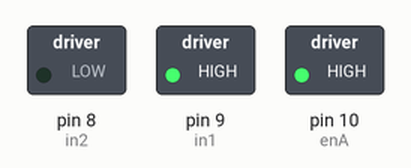
The sketch below on a simulated Arduino Uno, built with avr-gcc and run on an emulated ATmega328P. Shown: switched loads named in the sketch (green lamp = pin HIGH). What the sketch prints to the serial monitor is not drawn.

Above: at 0.1 s.
Timing chart, 0 to 1.6 s (numbered marks = the images above):
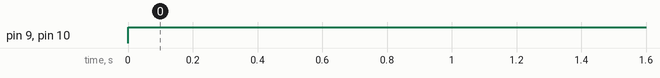

The sketch:

Motor_Code_1.ino
```cpp
#define enA 10
#define in1 9
#define in2 8
int motorSpeedA = 100;

void setup() {
  pinMode(enA, OUTPUT);
  pinMode(in1, OUTPUT);
  pinMode(in2, OUTPUT);
  Serial.begin(115200);
}

void loop() {

    motorSpeedA = 255;

    digitalWrite(in1, HIGH);
    digitalWrite(in2, LOW);

  Serial.println(motorSpeedA);
  analogWrite(enA, motorSpeedA); // Send PWM signal to motor A

}
```

Measured:
- by itself, pin 9 (in1), pin 10 (enA): LOW → HIGH at 0.00 s
